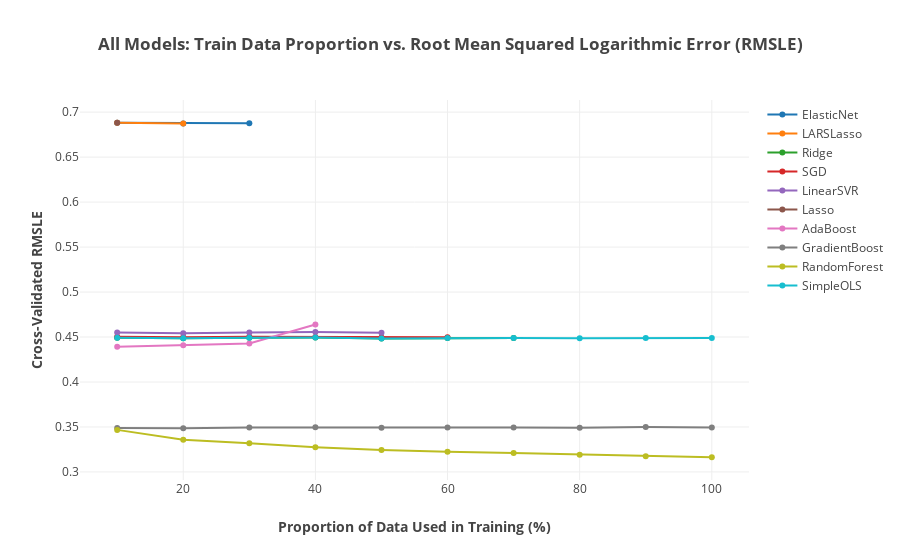

Notebook cell for this chart:
### Code cell
if len(resultsSummary) <= 0:
    resultsSummary = pd.read_csv('resultsSummary.csv')
    
winning_models = (resultsSummary[resultsSummary['Iteration_Num'] == resultsSummary['Iteration_Num'].max()]['Model_Name'].values)

winning_models = (resultsSummary[resultsSummary['Iteration_Num'] == resultsSummary['Iteration_Num'].max()]['Model_Name'].values)

# The models that didn't make it
discarded_models_df = resultsSummary[~(resultsSummary['Model_Name'].isin(winning_models))]
discarded_models = discarded_models_df['Model_Name'].unique()

# Plot Discarded Models Summary
all_dm_traces = []
for model in discarded_models:
    model_trace = go.Scatter(x = discarded_models_df[discarded_models_df['Model_Name'] == model]['Iteration_Num'].apply(lambda x: (proportions[x - 1] * 100)),
                             y = discarded_models_df[discarded_models_df['Model_Name'] == model]['Avg_CV_RMSLE'],
                             name = model)
    all_dm_traces = all_dm_traces + [model_trace]

# Plot Winning Models Summary
all_wm_traces = []
for model in winning_models:
    model_trace = go.Scatter(x = resultsSummary[resultsSummary['Model_Name'] == model]['Iteration_Num'].apply(lambda x: (proportions[x - 1] * 100)),
                             y = resultsSummary[resultsSummary['Model_Name'] == model]['Avg_CV_RMSLE'],
                             name = model)
    all_wm_traces = all_wm_traces + [model_trace]

layout = go.Layout(
    title='<b>All Models: Train Data Proportion vs. Root Mean Squared Logarithmic Error (RMSLE)</b>',
    yaxis=dict(
        zeroline=False,
        title='<b>Cross-Validated RMSLE</b>'
    ),
    xaxis=dict(
        title='<b>Proportion of Data Used in Training (%)</b>'
    )
)
fig = go.Figure(data=all_dm_traces + all_wm_traces, layout=layout)
iplot(fig)

### Figure 1 — Plotly figure (JSON) as saved in the notebook; plotly's stock layout.template omitted (floating-point values rounded to 4 significant figures)
{"data": [{"name": "ElasticNet", "type": "scatter", "x": [10, 20, 30], "y": [0.6882, 0.6875, 0.6876]}, {"name": "LARSLasso", "type": "scatter", "x": [10, 20], "y": [0.6882, 0.6875]}, {"name": "Ridge", "type": "scatter", "x": [10, 20, 30, 40, 50, 60, 70], "y": [0.4493, 0.4486, 0.4491, 0.4493, 0.4484, 0.449, 0.449]}, {"name": "SGD", "type": "scatter", "x": [10, 20, 30, 40, 50, 60], "y": [0.4504, 0.4497, 0.4502, 0.4501, 0.4494, 0.4496]}, {"name": "LinearSVR", "type": "scatter", "x": [10, 20, 30, 40, 50], "y": [0.4551, 0.4541, 0.455, 0.4556, 0.4548]}, {"name": "Lasso", "type": "scatter", "x": [10], "y": [0.6882]}, {"name": "AdaBoost", "type": "scatter", "x": [10, 20, 30, 40], "y": [0.4391, 0.4408, 0.4428, 0.4639]}, {"name": "GradientBoost", "type": "scatter", "x": [10, 20, 30, 40, 50, 60, 70, 80, 90, 100], "y": [0.3488, 0.3485, 0.3493, 0.3496, 0.3492, 0.3494, 0.3493, 0.3491, 0.3499, 0.3493]}, {"name": "RandomForest", "type": "scatter", "x": [10, 20, 30, 40, 50, 60, 70, 80, 90, 100], "y": [0.3468, 0.3359, 0.3319, 0.3275, 0.3245, 0.3223, 0.321, 0.3192, 0.3173, 0.3163]}, {"name": "SimpleOLS", "type": "scatter", "x": [10, 20, 30, 40, 50, 60, 70, 80, 90, 100], "y": [0.4493, 0.4486, 0.4491, 0.4494, 0.4484, 0.449, 0.449, 0.4485, 0.449, 0.4489]}], "layout": {"title": "<b>All Models: Train Data Proportion vs. Root Mean Squared Logarithmic Error (RMSLE)</b>", "xaxis": {"title": "<b>Proportion of Data Used in Training (%)</b>"}, "yaxis": {"title": "<b>Cross-Validated RMSLE</b>", "zeroline": false}}}
